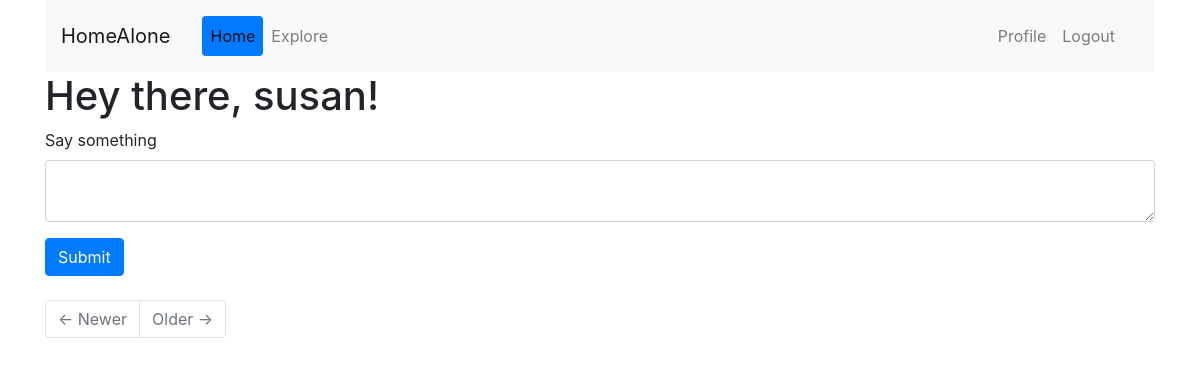
The page /index (signed in) on the database as committed earlier.
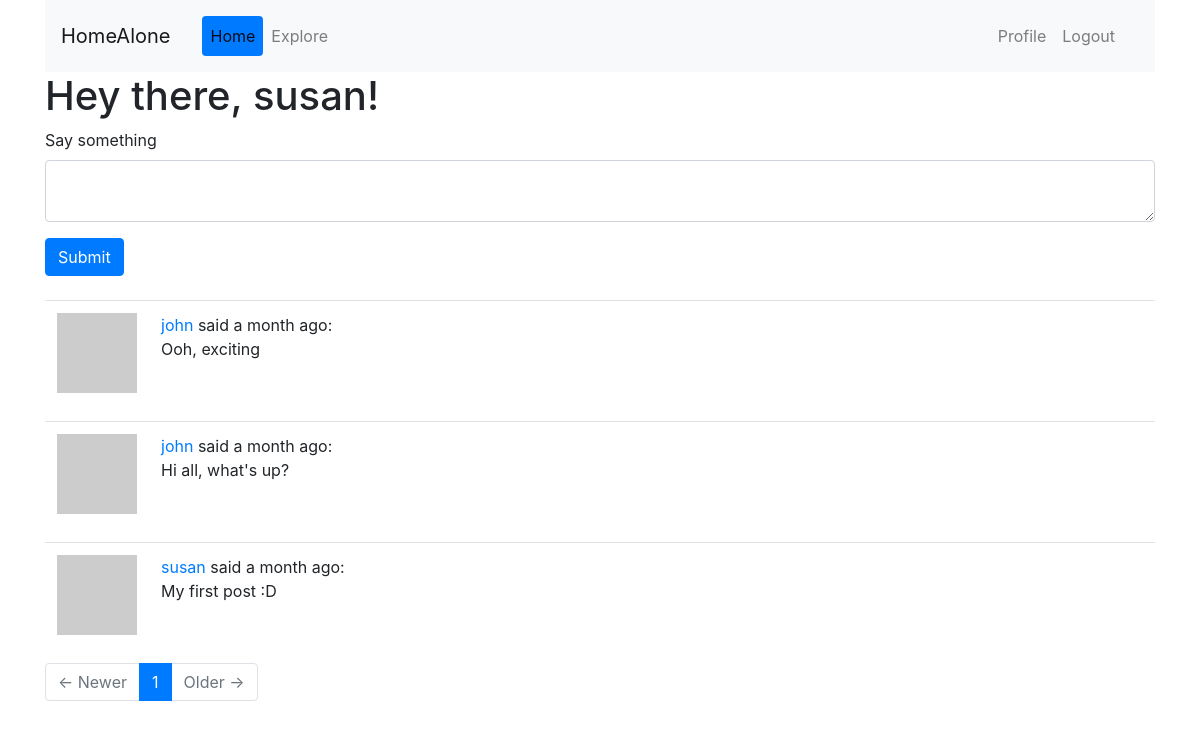
The same page on the database as committed later.
### app/models.py (models this page shows, shortened)
class User(UserMixin, db.Model):
	id = db.Column(db.Integer, primary_key=True)
	username = db.Column(db.String(64), index=True, unique=True)
	email = db.Column(db.String(120), index=True, unique=True)
	password_hash = db.Column(db.String(128))
	posts = db.relationship('Post', backref='author', lazy='dynamic')
	about_me = db.Column(db.String(140))
	last_seen = db.Column(db.DateTime, default=datetime.utcnow)
	followed = db.relationship(
		'User', # right side of relationship (users)
		secondary=followers, # left side of relationship (followers)
		primaryjoin=(followers.c.follower_id == id), # condition that links the left with the association table
		secondaryjoin=(followers.c.followed_id == id), # condition that links the right with the association table
		backref=db.backref('followers', lazy='dynamic'), # how this relationship will be accessed from the right side (from the left, the relationship is named `followed`)
		lazy='dynamic')
	def avatar(self, size):
		digest = md5(self.email.lower().encode('utf-8')).hexdigest()
		return 'https://www.gravatar.com/avatar/{}?d=identicon&s={}'.format(digest, size)
	def followed_posts(self):
		followed = Post.query.join(
			followers, (followers.c.followed_id == Post.user_id)).filter(
				followers.c.follower_id == self.id)
		own = Post.query.filter_by(user_id=self.id)
		return followed.union(own).order_by(Post.timestamp.desc())

class Post(db.Model):
	id = db.Column(db.Integer, primary_key=True)
	body = db.Column(db.String(140))
	timestamp = db.Column(db.DateTime, index=True, default=datetime.utcnow)
	user_id = db.Column(db.Integer, db.ForeignKey('user.id'))
	language = db.Column(db.String(5))

### app/main/routes.py (the view, shortened to what this page needs)
@bp.route('/', methods=['GET', 'POST'])
@bp.route('/index', methods=['GET', 'POST'])
@login_required
def index():
	form = PostForm()
	page = request.args.get('page', 1, type=int)
	pages = current_user.followed_posts().paginate(
		page, current_app.config['POSTS_PER_PAGE'], False)
	posts = pages.items
	next_url = url_for('main.index', page=pages.next_num) \
		if pages.has_next else None
	prev_url = url_for('main.index', page=pages.prev_num) \
		if pages.has_prev else None
	return render_template(
		'index.html',
		title=_('Home'),
		form=form,
		posts=posts,
		pages=pages,
		next_url=next_url,
		prev_url=prev_url
		)

### app/main/forms.py
class PostForm(FlaskForm):
	post = TextAreaField(_("Say something"),
		validators=[DataRequired(), Length(min=1, max=140)])
	submit = SubmitField(_('Submit'))

### app/main/routes.py (called while the page is built)
@bp.before_request
def before_request():
	if current_user.is_authenticated:
		current_user.last_seen = datetime.utcnow()
		db.session.commit()
	g.locale = str(get_locale())

### app/models.py (called while the page is built)
@login.user_loader
def load_user(id):
	return User.query.get(int(id))

### app/templates/index.html
{% extends "base.html" %}
{% from 'bootstrap/form.html' import render_form as rf %}
{% block app_content %}
	<h1>{{ _('Hey there, %(username)s!', username=current_user.username) }}</h1>
	{% if form %}
		{{ rf(form) }}
		<br>
	{% endif %}
	{% for post in posts %}
		{% include '_post.html' %}
	{% endfor %}
  {% block pages %}
	  {{ rp(
	      pages,
	      prev=('<span aria-hidden="true">&larr;</span> {}'.format(_("Newer")) )|safe,
	      next=('{} <span aria-hidden="true">&rarr;</span>'.format(_("Older")) )|safe
	      )  }}
{% endblock pages %}
{% endblock app_content %}

### app/templates/base.html (shortened to what this page needs)
{% extends 'bs-f_base.html' %}
{% from 'bootstrap/nav.html' import render_nav_item as rni %}
{% from 'bootstrap/pagination.html' import render_pagination as rp %}
  {% block navbar %}
  <div class='container'>
    <nav class='navbar navbar-expand-sm navbar-light bg-light'>
      <a class="navbar-brand" href='/index'>{{ _('HomeAlone') }}</a>
      <div class='collapse navbar navbar-collapse d-flex justify-content-between' id='bs-example-navbar-collapse-1'>
        <ul class='navbar-nav nav-pills'>
          {{ rni('main.index', _('Home'), use_li=True) }}
          {{ rni('main.explore', _('Explore'), use_li=True) }}
        </ul>
        <ul class='navbar-nav nav-pills'>
          {% if current_user.is_anonymous %}
            {{ rni('auth.login', _('Login'), use_li=True) }}
          {% else %}
            {{ rni('main.user', _('Profile'), username=current_user.username) }}
            {{ rni('auth.logout', _('Logout'), use_li=True) }}
          {% endif %}
        </ul>
      </div>
    </nav>
  </div>
  {% endblock navbar %}
  {% block content %}
    <div class='container'>
      {% block app_content %}{% endblock %}
    </div>
  {% endblock content %}

### app/templates/bs-f_base.html (shortened to what this page needs)
<!doctype html>
<html lang='en'>
  <head>
    {% block head %}
      {% block styles %}{{ bootstrap.load_css() }}{% endblock %}
    {% endblock head %}
  </head>
  <body>
  {% block navbar %}{% endblock %}
  {% block content %}{% endblock %}
</body>
</html>

### app/templates/_post.html (shortened to what this page needs)
 <table class='table table-hover'>
 	<tr>
 		<td width='70px'>
 			<a href="{{ url_for('main.user', username=post.author.username) }}">
	 			<img src="{{ post.author.avatar(70) }}" />
	 		</a>
	 	</td>
 		<td>
	 			{{ _('%(username)s said %(when)s',
	 					username=user_link, when=moment(post.timestamp).fromNow()) }}:
	 			<br>
	 			<span id="post{{ post.id }}">{{ post.body }}</span>
	 		</td>
 	</tr>
 </table>

Rows that differ between the two databases and show on the page:
added Post: body "Ooh, exciting"
added Post: body "Hi all, what's up?"
added Post: body "My first post :D"
Other text that changed with them:
text now shown: "1"
